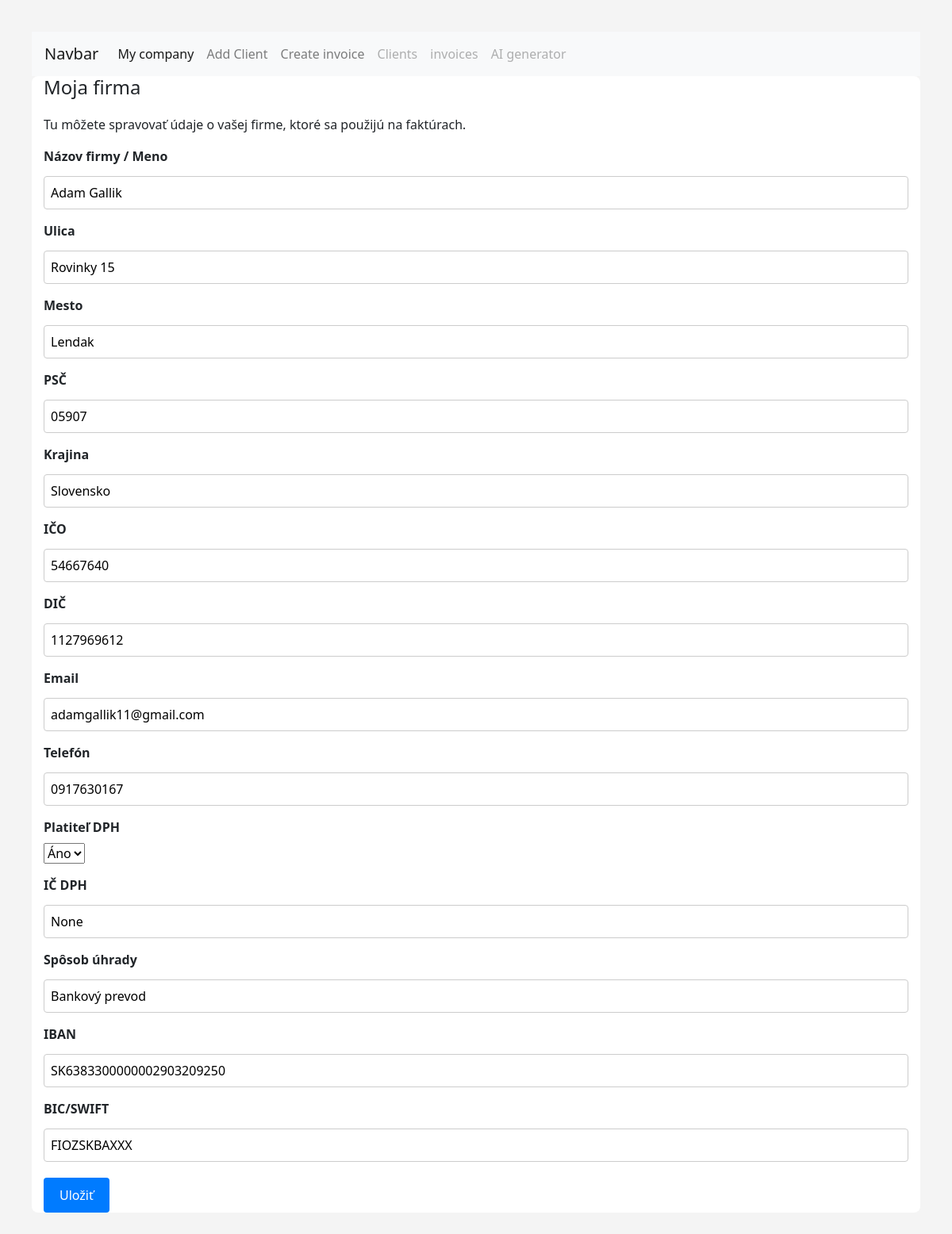
Before: /my_company with the older database file.
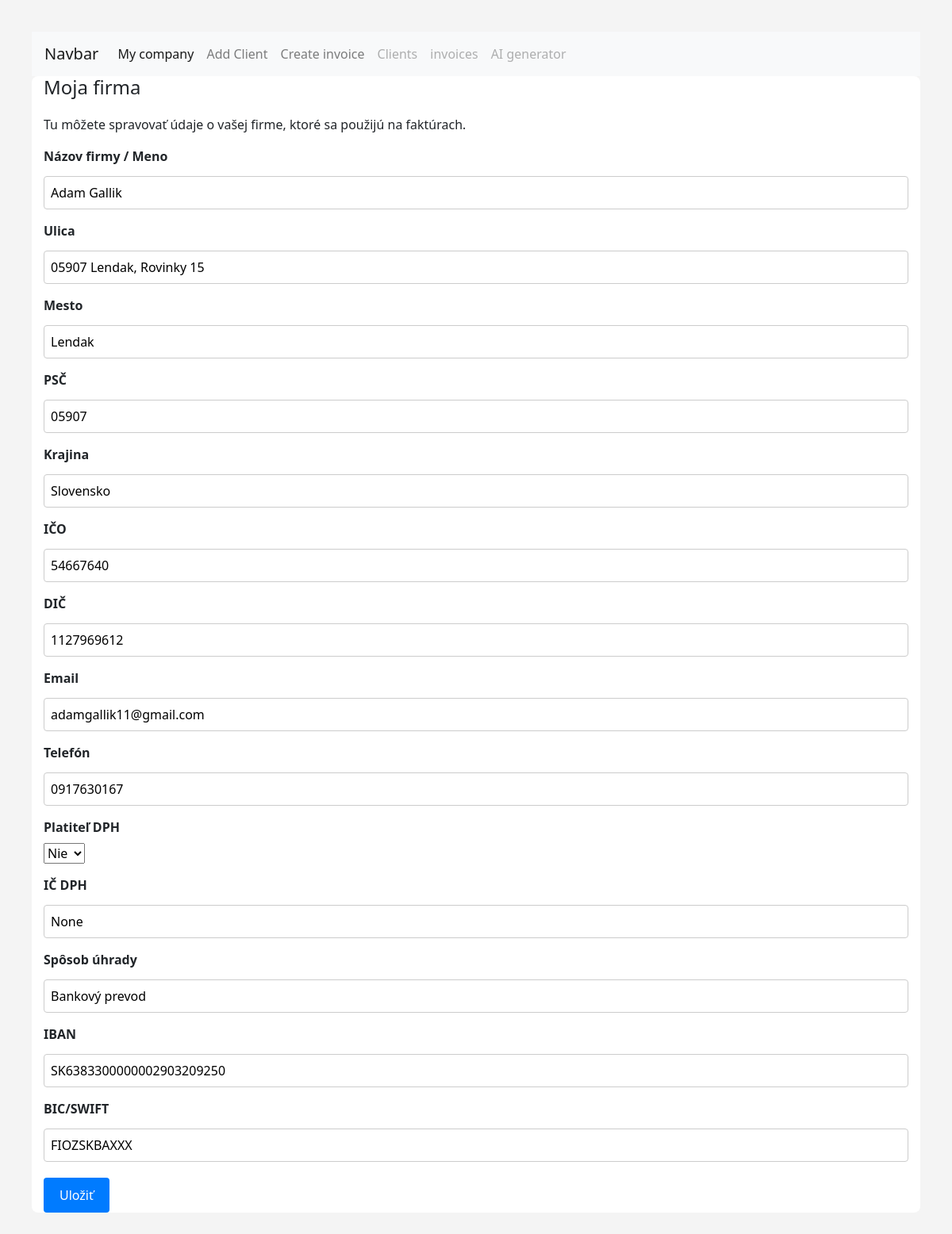
After: the same page with the newer database file.
### models.py (models this page shows)
class Company(db.Model):
        __tablename__ = 'companies'
        id = db.Column(db.Integer, primary_key=True)
        name = db.Column(db.String(100), nullable=False)
        ico = db.Column(db.String(20), nullable=False)
        dic = db.Column(db.String(20), nullable=False)
        street = db.Column(db.String(100), nullable=False)
        city = db.Column(db.String(50), nullable=False)
        zip_code = db.Column(db.String(20), nullable=False)
        country = db.Column(db.String(50), nullable=False)
        email = db.Column(db.String(100), nullable=False)
        phone = db.Column(db.String(20), nullable=False)
        iban = db.Column(db.String(34), nullable=False)
        bic = db.Column(db.String(11), nullable=False)
        payment_method = db.Column(db.String(50), nullable=False)
        is_vat_payer = db.Column(db.Boolean, default=False)
        ic_dph = db.Column(db.String(20), nullable=True)  # Optional field for VAT ID if the

### routes.py (the view, shortened to what this page needs)
@main.route("/my_company", methods=['GET', 'POST'])
def my_company():
    return render_template('my_company.html', company=Company.query.first())

### templates/my_company.html (shortened to what this page needs)
{% extends "base.html" %}
{% block content %}
        <h1>Moja firma</h1>
        <p>Tu môžete spravovať údaje o vašej firme, ktoré sa použijú na faktúrach.</p>
        <form method="POST">
    <div>
        <label for="name">Názov firmy / Meno</label>
        <input type="text" name="name" value="{{ company.name if company else '' }}" required>
    </div>
    <div>
        <label for="street">Ulica</label>
        <input type="text" name="street" value="{{ company.street if company else '' }}" required>
    </div>
    <div>
        <label for="city">Mesto</label>
        <input type="text" name="city" value="{{ company.city if company else '' }}" required>
    </div>
    <div>
        <label for="zip_code">PSČ</label>
        <input type="text" name="zip_code" value="{{ company.zip_code if company else '' }}" required>
    </div>
    <div>
        <label for="country">Krajina</label>
        <input type="text" name="country" value="{{ company.country if company else '' }}" required>
    </div>
    <div>
        <label for="ico">IČO</label>
        <input type="text" name="ico" value="{{ company.ico if company else '' }}">
    </div>
    <div>
        <label for="dic">DIČ</label>
        <input type="text" name="dic" value="{{ company.dic if company else '' }}">
    </div>
    <div>
        <label for="email">Email</label>
        <input type="email" name="email" value="{{ company.email if company else '' }}">
    </div>
    <div>
        <label for="phone">Telefón</label>
        <input type="text" name="phone" value="{{ company.phone if company else '' }}">
    </div>
    <div>
        <label for="is_vat_payer">Platiteľ DPH</label>
        <select name="is_vat_payer">
            <option value="True" {% if company and company.is_vat_payer %}selected{% endif %}>Áno</option>
            <option value="False" {% if company and not company.is_vat_payer %}selected{% endif %}>Nie</option>
        </select>
    </div>
    <div>
        <label for="ic_dph">IČ DPH</label>
        <input type="text" name="ic_dph" value="{{ company.ic_dph if company else '' }}">
    </div>
    <div>
        <label for="payment_method">Spôsob úhrady</label>
        <input type="text" name="payment_method" value="{{ company.payment_method if company else '' }}">
    </div>
    <div>
        <label for="iban">IBAN</label>
        <input type="text" name="iban" value="{{ company.iban if company else '' }}">
    </div>
    <div>
        <label for="bic">BIC/SWIFT</label>
        <input type="text" name="bic" value="{{ company.bic if company else '' }}">
    </div>
    <button type="submit">Uložiť</button>
</form>
{% endblock %}

Changed rows visible on the page:
changed Company "Adam Gallik": street "Rovinky 15" → "05907 Lendak, Rovinky 15"; is_vat_payer "Áno" → "Nie"
